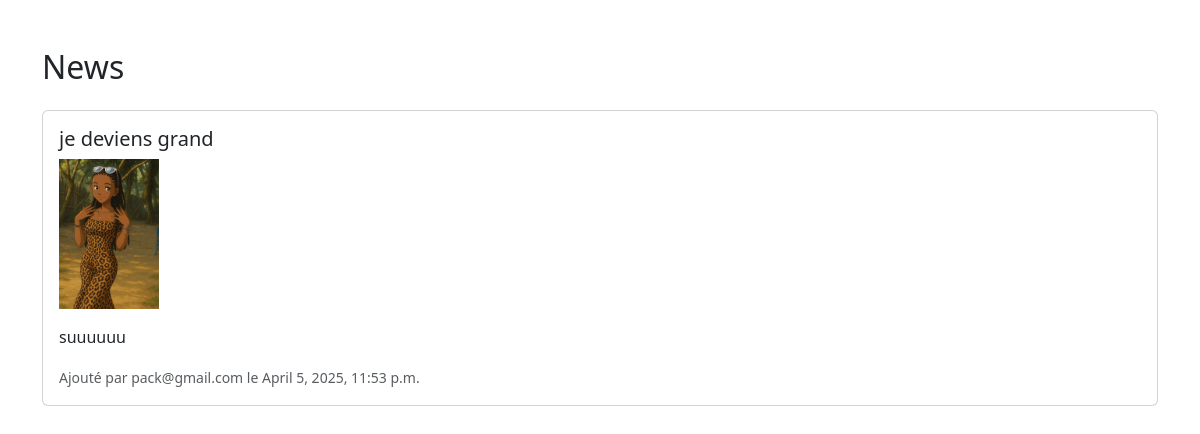
Before: /event_news/ with the older database file.
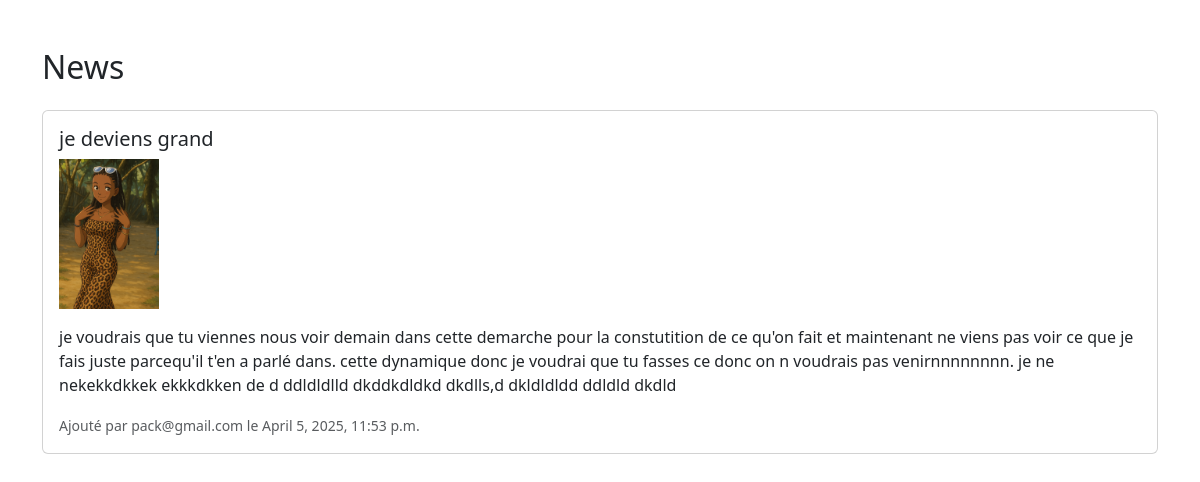
After: the same page with the newer database file.
### event_news/models.py (models this page shows)
class News(models.Model):
    title = models.CharField(max_length=255)
    content = models.TextField()
    image = models.ImageField(upload_to='news_images/', blank=True, null=True)
    created_at = models.DateTimeField(auto_now_add=True)
    created_by = models.ForeignKey(User, on_delete=models.CASCADE)

### event_news/views.py (the view)
# urls.py: path('', views.views_news, name='views_news'),
def views_news(request):
    news = News.objects.all()
    return render(request, 'event_news/news.html', {'news': news})

### event_news/templates/event_news/news.html (shortened to what this page needs)
<!DOCTYPE html>
<html>
<head>
    <link href="https://cdn.jsdelivr.net/npm/bootstrap@5.3.0/dist/css/bootstrap.min.css" rel="stylesheet">
</head>
<body class="container mt-5">
    <h2 class="mb-4">News</h2>
    {% for news in news %}
        <div class="card mb-3">
            <div class="card-body">
                <h5 class="card-title">{{ news.title }}</h5>
                {% if news.image %}
                    <img src="{{ news.image.url }}" class="img-fluid mb-3" alt="Image" width="100" height="100">
                {% endif %}
                <p class="card-text">{{ news.content }}</p>
                <p class="card-text"><small class="text-muted">Ajouté par {{ news.created_by }} le {{ news.created_at }}</small></p>
            </div>
        </div>
    {% endfor %}
</body>
</html>

Changed rows visible on the page:
changed News "je deviens grand": content "suuuuuu" → "je voudrais que tu viennes nous voir demain dans cette demarche pour la constutition de ce qu'on fait et maintenant ne viens pas voir ce que je fais juste parcequ'il t'en a parlé dans. cette dynamique donc je voudrai que tu fasses ce donc on n voudrais pas venirnnnnnnnn. je ne nekekkdkkek ekkkdkken de d ddldldlld dkddkdldkd dkdlls,d dkldldldd ddldld dkdld"
